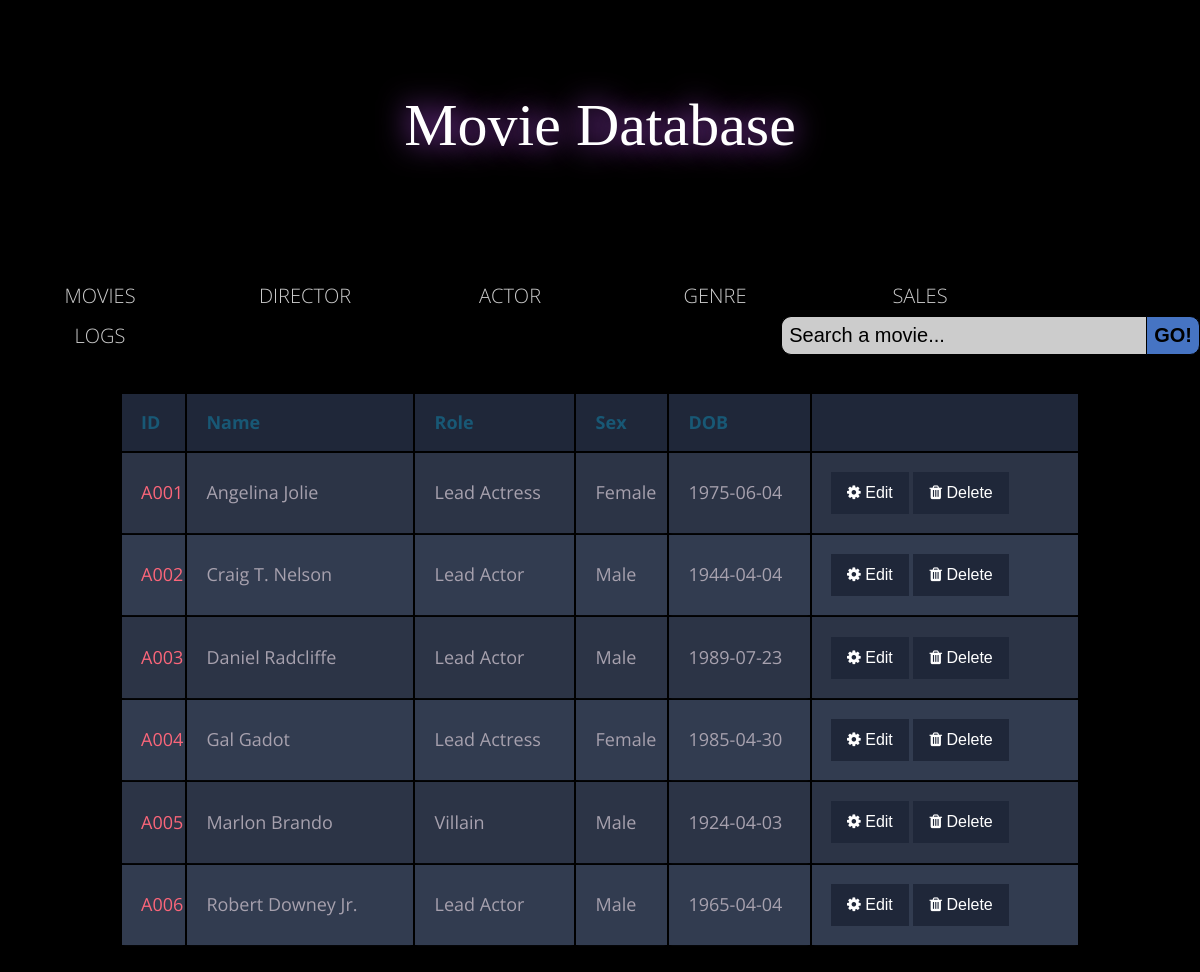
/viewA.php, run on the app's committed database.
### tables this page shows
CREATE TABLE `actors` (
  `A_id` varchar(10) NOT NULL,
  `A_name` char(20) NOT NULL,
  `Role` text NOT NULL,
  `Sex` text NOT NULL,
  `DOB` date NOT NULL
);

### viewA.php (the view, shortened to what this page needs)
<!DOCTYPE html>
<html>
     <head>
	 <link rel="stylesheet" href="css/style.css" type="text/css" />
	 <link rel="stylesheet" href="css/table.css" type="text/css" />
	  <link rel="stylesheet" href="https://cdnjs.cloudflare.com/ajax/libs/font-awesome/4.7.0/css/font-awesome.min.css">
	 </head>
	     <body>
	         <header>
		       <h1><a href="main.php">Movie Database</a></h1>
             </header></br>
			 <ul>
			   <li><a>MOVIES</a>
			   </li>
			   <li><a>DIRECTOR</a>
			   </li>
			   <li><a>ACTOR</a>
			   </li>
			   <li><a href="genre.php">GENRE</a></li>
			   <li><a href="sales.php">SALES</a></li>
			   <li><a href="log.php">LOGS</a></li>
			 </ul>
		 	<form class="srch" method="POST" action="srch.php">
				<input name="search" type="text" id="searchBar" placeHolder="" value="Search a movie..." onMouseDown="active()"; /><input type="submit" name="submit" id="searchBtn" value="GO!"; />
			</form>
			<br><br><br><br>
			<table class="tab">
				<tr>
					<th><h1>ID</h1></th>
					<th><h1>Name</h1></th>
					<th><h1>Role</h1></th>
					<th><h1>Sex</h1></th>
					<th><h1>DOB</h1></th>
					<th><h1> </h1></th>
				</tr>
<?php
	$servername = "localhost";
	$username ="root";
	$password = "";
	$db = "moviedb";
$conn = new mysqli($servername, $username, $password, $db);
$sql = "SELECT * FROM actors";
$result = $conn->query($sql);
if ($result->num_rows > 0) {
    while($row = $result->fetch_assoc()) {
		echo"<tr><td>$row[A_id]</td><td>$row[A_name]</td><td>$row[Role]</td><td>$row[Sex]</td><td>$row[DOB]</td><td>
		<a href='editA.php?A_id=$row[A_id]&A_name=$row[A_name]&Role=$row[Role]&Sex=$row[Sex]&DOB=$row[DOB]'><button class='btn'><i class='fa fa-cog fa-spin'></i> Edit</button></a>
		<a href='deleteA.php?A_id=$row[A_id]'><button class='btn'><i class='fa fa-trash'></i> Delete</button></a></td></tr>";
    }
}
else {
    echo "0 results";
}
?>
		 </table>
	     </body>
</html>

### css/style.css (style rules this page uses)
* { margin:0; padding:0; }
body { font-family: 'Roboto', sans-serif; font-weight: 100; line-height:1em; background:#484545; background-image: url('bg1.jpg'); background-size:cover; color:black; font-size:18px; background-color: #000000; }
header h1 { font-family:Georgia; font-size:60px; line-height:1.5em; padding:80px 0; text-align: center; position: relative; color:#43a9f7; }
h1 a { text-decoration:none; color:#fff; padding:0 20px; font-size:100%; text-shadow:0 0 30px #C655FE; }
h1 a:after { content: attr(data-text); position:absolute; top:0; left:0; padding:0 20px; z-index:-1; color: #C655FE; filter :blur(15px); }
ul { margin:0; padding:0; list-style:none; }
ul li { float:left; width:200px; height:40px; background-color:black; opacity:.8; line-height:40px; text-align:center; font-size:20px; margin-right:5px; }
ul li a { text-decoration:none; color:white; display:block; }
.srch { float:right; }
#searchBar { border:1px solid #000000; border-right:none; font-size:20px; padding:7px; width:350px; outline:none; color:#black; -webkit-border-top-left-radius:10px; -webkit-border-bottom-left-radius:10px; -moz-border-radius-topleft: 10px; -moz-border-radius-bottomleft:10px; border-top-left-radius:10px; border-bottom-left-radius:10px; opacity:.8; }
#searchBtn { border:1px solid #000000; font-size:20px; padding:7px; background:#5891F4; opacity:.8; font-weight:bold; cursor:pointer; outline:none; -webkit-border-top-right-radius:10px; -webkit-border-bottom-right-radius:10px; -moz-border-radius-topright: 10px; -moz-border-radius-bottomright:10px; border-top-right-radius:10px; border-bottom-right-radius:10px; }

### css/table.css (style rules this page uses)
body { font-family: 'Open Sans', sans-serif; font-weight: 300; line-height: 1.42em; color:#A7A1AE; background-color: black; }
h1 { font-size:3em; font-weight: 300; line-height:1em; text-align: center; color: #4DC3FA; }
.tab th h1 { font-weight: bold; font-size: 1em; text-align: left; color: #185875; }
.tab td { font-weight: normal; font-size: 1em; -webkit-box-shadow: 0 2px 2px -2px #0E1119; -moz-box-shadow: 0 2px 2px -2px #0E1119; box-shadow: 0 2px 2px -2px #0E1119; }
.tab { text-align: left; overflow: hidden; width: 80%; margin: 0 auto; display: table; padding: 0 0 8em 0; }
.tab td, .tab th { padding-bottom: 2%; padding-top: 2%; padding-left:2%; }
.tab tr:nth-child(odd) { background-color: #323C50; }
.tab tr:nth-child(even) { background-color: #2C3446; }
.tab th { background-color: #1F2739; }
.tab td:first-child { color: #FB667A; }

### viewA.php (style rules this page uses)
a { text-decoration:none; color:#blue; }
.btn { background-color: #1F2739; border: none; color: white; padding: 12px 16px; font-size: 16px; cursor: pointer; }

### data on the page
actors: A_id "A001", A_name "Angelina Jolie", Role "Lead Actress", Sex "Female", DOB "1975-06-04"
actors: A_id "A002", A_name "Craig T. Nelson", Role "Lead Actor", Sex "Male", DOB "1944-04-04"
actors: A_id "A003", A_name "Daniel Radcliffe", Role "Lead Actor", Sex "Male", DOB "1989-07-23"
actors: A_id "A004", A_name "Gal Gadot", Role "Lead Actress", Sex "Female", DOB "1985-04-30"
actors: A_id "A005", A_name "Marlon Brando", Role "Villain", Sex "Male", DOB "1924-04-03"
actors: A_id "A006", A_name "Robert Downey Jr.", Role "Lead Actor", Sex "Male", DOB "1965-04-04"
